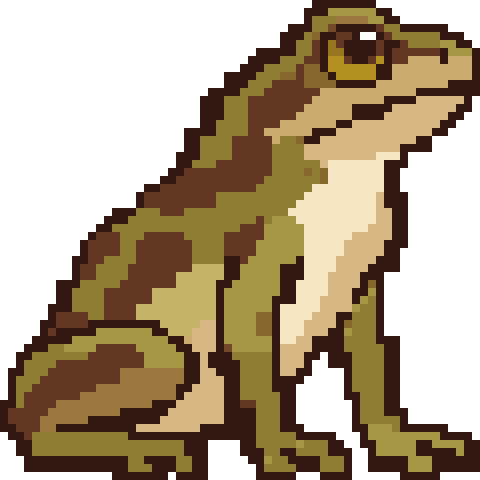
#> input picture calibration/crapaud-ang-elance-assis-x8.png, 480 x 480 px
$ python grid_reduce.py ../calibration/crapaud-ang-elance-assis-x8.png out.png
#> lines starting #> are read from the running program, lines starting #| are printed output that depends on the picture
### scripts/forge_lib.py
"""Outils communs (Pillow seul, pas de numpy) : palette, Lab, voisinage."""
import math, os

SKILL = os.path.dirname(os.path.dirname(os.path.abspath(__file__)))
PALETTE = os.path.join(SKILL, "style", "palette.hex")


# [8 lines left out: function load_palette, not called in this run]


def _lin(c):
    c /= 255.0
    return c / 12.92 if c <= 0.04045 else ((c + 0.055) / 1.055) ** 2.4


def lab(rgb):
    r, g, b = (_lin(v) for v in rgb[:3])
    x = (0.4124 * r + 0.3576 * g + 0.1805 * b) / 0.95047
    y = 0.2126 * r + 0.7152 * g + 0.0722 * b
    z = (0.0193 * r + 0.1192 * g + 0.9505 * b) / 1.08883
    f = lambda t: t ** (1 / 3) if t > 0.008856 else 7.787 * t + 16 / 116
    fx, fy, fz = f(x), f(y), f(z)
    return (116 * fy - 16, 500 * (fx - fy), 200 * (fy - fz))


def de(a, b):
    return math.dist(a, b)


class Snapper:
    # [12 lines left out: functions __init__, nearest, not called in this run]


def lum(rgb):
    return lab(rgb)[0]


N4 = ((1, 0), (-1, 0), (0, 1), (0, -1))
N8 = N4 + ((1, 1), (1, -1), (-1, 1), (-1, -1))


def opaque(px, w, h, x, y):
    return 0 <= x < w and 0 <= y < h and px[x, y][3] >= 128


# [33 lines left out: functions components, unique_path, not called in this run]


# Profils de taille. "petit" = densite des tuiles (24-30 px de haut) ; "detaille" = taille des
# personnages actuels du jeu (~64 px), plus de couleurs, reduction moins agressive.
# "natif" (defaut depuis le passage a Codex) : la taille et la palette de l'image generee.
PROFILES = {
    # PAR DEFAUT : resolution native de l'image Codex (grid_reduce), palette propre de l'image.
    "natif": {"height": 0, "width": 0, "size_range": (40, 110), "palette": False, "colors": (8, 40),
              "orphans": 0.20, "frag": 6, "noise": 0.65, "specks": 0.15, "fidelity": 14,
              "method": "grid", "screen_scale": 1.0, "simplify": 0, "max_colors": 32},
    "petit": {"height": 24, "width": 32, "colors": (5, 20), "orphans": 0.12, "frag": 2, "noise": 0.55, "specks": 0.25,
              "simplify": 12, "max_colors": 12, "method": "cells", "screen_scale": 64 / 24,
              "palette_first": False, "despeckle": 0},
    "detaille": {"height": 60, "width": 80, "colors": (8, 48), "orphans": 0.18, "frag": 6, "noise": 0.65, "specks": 0.15,
                 "simplify": 40, "max_colors": 40, "method": "cells2", "screen_scale": 1.0,
                 "palette_first": True, "despeckle": 2},
}
DEFAULT_PROFILE = "natif"

### scripts/grid_reduce.py
"""REDUCTION PAR DEFAUT du skill. Reduction « fidele a la grille » d'une image pixel art agrandie (generee par IA, grille un peu irreguliere).

Pillow seul, pas de numpy. 1 cellule de la grille detectee = 1 pixel du sprite.
Etapes :
  1. Profil de bords par colonne / par ligne (nombre de transitions de couleur nettes).
  2. Pas estime par autocorrelation du profil, puis lignes de grille choisies par programmation
     dynamique (espacement autorise 0,7-1,35 x le pas) : suit une grille qui derive localement.
  3. Couleur de cellule = mode (couleurs regroupees) du coeur de la cellule.
  4. Palette propre de l'image : fusion des quasi-doublons (Lab), plafond --max-colors.
  5. Fond blanc relie au bord -> transparent (alpha net), recadrage.

Garde la resolution native (1 case = 1 pixel) et la palette propre de l image : pas de palette
du jeu, pas de taille imposee (l ancienne reduction 64 px + palette coutait ~3 points).

Usage : python -I grid_reduce.py SRC.png OUT.png [--max-colors 32] [--merge 7] [--step P] [--debug DBG.png]
"""
import argparse, math, os, sys
from collections import Counter
from PIL import Image, ImageDraw

sys.path.insert(0, os.path.dirname(os.path.abspath(__file__)))
from forge_lib import lab


def cdiff(a, b):
    return abs(a[0] - b[0]) + abs(a[1] - b[1]) + abs(a[2] - b[2])


def edge_profiles(im, thr=45):
    w, h = im.size
    px = im.load()
    col = [0.0] * (w + 1)
    row = [0.0] * (h + 1)
    for y in range(0, h, 2):
        for x in range(2, w - 1):
            # transition entre x-1 et x (on regarde x-2 / x+1 pour encaisser le flou de 1 px)
            if cdiff(px[x - 1, y], px[x, y]) > thr and cdiff(px[x - 2, y], px[x + 1, y]) > thr:
                col[x] += 1
    for x in range(0, w, 2):
        for y in range(2, h - 1):
            if cdiff(px[x, y - 1], px[x, y]) > thr and cdiff(px[x, y - 2], px[x, y + 1]) > thr:
                row[y] += 1
    return col, row


def autocorr(prof, lo, hi):
    n = len(prof)
    m = sum(prof) / n
    d = [v - m for v in prof]
    var = sum(v * v for v in d) / n or 1
    return {lag: sum(d[i] * d[i + lag] for i in range(n - lag)) / (n - lag) / var for lag in range(lo, hi + 1)}


def est_step(profs, lo=10, hi=16):
    # plage 10-16 px : images Codex de 1024-1536 px pour ~80-120 cases ; au-dela on attrape un
    # multiple du pas (ex. 17,5 = 3 x 5,85 sur une image dessinee en blocs de 2 cases)
    """Pas commun aux deux axes (pixels carres) : somme des autocorrelations normalisees."""
    scores = {}
    for p in profs:
        for lag, s in autocorr(p, lo, hi).items():
            scores[lag] = scores.get(lag, 0) + s
    # pic local le plus haut ; on prefere le plus petit lag dont le score vaut >= 85 % du max
    mx = max(scores.values())
    peaks = [l for l in scores if scores[l] >= 0.85 * mx and scores[l] >= scores.get(l - 1, -1e18) and scores[l] >= scores.get(l + 1, -1e18)]
    lag = min(peaks) if peaks else max(scores, key=scores.get)
    # affinage sous-entier : moyenne ponderee autour du pic
    a, b, c = scores.get(lag - 1, 0), scores[lag], scores.get(lag + 1, 0)
    den = a - 2 * b + c
    off = 0.5 * (a - c) / den if den != 0 else 0
    return lag + max(-0.5, min(0.5, off))


def grid_lines(prof, step):
    """DP : positions de coupe 0..n maximisant le profil, espacement dans [0,7p ; 1,35p]."""
    n = len(prof) - 1
    # profil lisse a 3 px pour tolerer le flou
    sm = [max(prof[max(0, i - 1):i + 2]) * 0.5 + prof[i] * 0.5 for i in range(len(prof))]
    mean = sum(sm) / len(sm)
    lo, hi = max(2, int(round(step * 0.7))), int(round(step * 1.35))
    NEG = -1e18
    best = [NEG] * (n + 1)
    prev = [-1] * (n + 1)
    # premiere coupe libre dans [0, hi]
    for i in range(0, min(hi, n) + 1):
        best[i] = sm[i] - mean
    for i in range(1, n + 1):
        for d in range(lo, hi + 1):
            j = i - d
            if j < 0 or best[j] == NEG:
                continue
            v = best[j] + sm[i] - mean - 0.15 * abs(d - step) * mean
            if v > best[i]:
                best[i], prev[i] = v, j
    # derniere coupe dans [n-hi, n]
    end = max(range(max(0, n - hi), n + 1), key=lambda i: best[i])
    cuts = []
    i = end
    while i != -1:
        cuts.append(i)
        i = prev[i]
    cuts.reverse()
    if cuts[0] > 0:
        cuts.insert(0, 0)
    if cuts[-1] < n:
        cuts.append(n)
    return cuts


DARK = 210        # somme R+G+B sous laquelle une couleur compte comme trait sombre
DARK_SHARE = 0.3  # part minimale de sombre dans la cellule pour la peindre sombre


def cell_color(px, x0, x1, y0, y1):
    mx = max(1, (x1 - x0) // 6)
    my = max(1, (y1 - y0) // 6)
    xs = range(x0 + mx, max(x0 + mx + 1, x1 - mx))
    ys = range(y0 + my, max(y0 + my + 1, y1 - my))
    cnt = Counter()
    vals = {}
    for y in ys:
        for x in xs:
            c = px[x, y]
            k = (c[0] // 12, c[1] // 12, c[2] // 12)
            cnt[k] += 1
            vals.setdefault(k, []).append(c)
    total = sum(cnt.values())
    # priorite aux sombres (contour, pupille, bouche) : un trait d'une cellule decale de
    # moitie sur la grille doit rester un trait
    dark = [k for k in cnt if sum(k) * 12 < DARK]
    dn = sum(cnt[k] for k in dark)
    if dark and dn >= DARK_SHARE * total:
        k = max(dark, key=lambda q: cnt[q])
    else:
        k, _ = cnt.most_common(1)[0]
    v = vals[k]
    return tuple(sorted(p[i] for p in v)[len(v) // 2] for i in range(3))


def build_palette(colors, merge, max_colors):
    """Regroupe les couleurs de cellules (ponderees) : fusion des quasi-doublons puis plafond."""
    cnt = Counter(colors)
    clusters = []  # [sum_r, sum_g, sum_b, n]
    for c, n in cnt.most_common():
        L = lab(c)
        for cl in clusters:
            if math.dist(L, cl[4]) < merge:
                cl[0] += c[0] * n; cl[1] += c[1] * n; cl[2] += c[2] * n; cl[3] += n
                break
        else:
            clusters.append([c[0] * n, c[1] * n, c[2] * n, n, L])
    def center(cl):
        return (round(cl[0] / cl[3]), round(cl[1] / cl[3]), round(cl[2] / cl[3]))
    while len(clusters) > max_colors:
        best = None
        for i in range(len(clusters)):
            for j in range(i + 1, len(clusters)):
                d = math.dist(clusters[i][4], clusters[j][4]) * min(clusters[i][3], clusters[j][3]) ** 0.25
                if best is None or d < best[0]:
                    best = (d, i, j)
        _, i, j = best
        a, b = clusters[i], clusters[j]
        m = [a[0] + b[0], a[1] + b[1], a[2] + b[2], a[3] + b[3], None]
        m[4] = lab(center(m))
        clusters[i] = m
        del clusters[j]
    # representant = couleur reelle de cellule la plus frequente du groupe (pas la moyenne,
    # qui ternit les couleurs) : garde les teintes de l'image brute
    return [center(cl) for cl in clusters]


def main():
    ap = argparse.ArgumentParser()
    ap.add_argument("src"); ap.add_argument("out")
    ap.add_argument("--max-colors", type=int, default=32)
    ap.add_argument("--merge", type=float, default=7.0, help="distance Lab de fusion des quasi-doublons")
    ap.add_argument("--step", type=float, default=0)
    ap.add_argument("--white", type=int, default=232, help="seuil du fond blanc (min des canaux)")
    ap.add_argument("--debug", default="")
    a = ap.parse_args()
    im = Image.open(a.src).convert("RGB")
    w, h = im.size
    px = im.load()
    col, row = edge_profiles(im)
#> col = 481 values, max 132 at index 384, min 0 at index 0, mean 5.43; row = 481 values, max 156 at index 472, min 0 at index 0, mean 5.82
    sx = sy = a.step or est_step([col, row])
#> sx = 16.03; sy = 16.03
    xs = grid_lines(col, sx)
#> in grid_lines, `n = len(prof) - 1`: n = 480
#> in grid_lines, `sm = [max(prof[max(0, i - 1):i + 2]) * 0.5 + prof[i] * 0.5 for i in ra..`: sm = 481 values, max 132 at index 384, min 0 at index 0, mean 10.86
#> in grid_lines, `mean = sum(sm) / len(sm)`: mean = 10.86
#> in grid_lines, `lo, hi = max(2, int(round(step * 0.7))), int(round(step * 1.35))`: lo = 11; hi = 22
#> in grid_lines, `best = [NEG] * (n + 1)`: best = 481 items, first 6: -1e+18, -1e+18, -1e+18, -1e+18, -1e+18, -1e+18
#> in grid_lines, `prev = [-1] * (n + 1)`: prev = 481 values from -1 to -1
#> after the loop in grid_lines, `for i in range(0, min(hi, n) + 1):`: best = 481 items, first 6: -10.86, -10.86, -10.86, -10.86, -10.86, -10.86
#> after the loop in grid_lines, `for i in range(1, n + 1):`: best = 481 values, max 1059.8 at index 464, min -10.86 at index 0, mean 430.8; prev = 481 values, max 464 at index 475, min -1 at index 0, mean 225
#> in grid_lines, `end = max(range(max(0, n - hi), n + 1), key=lambda i: best[i])`: end = 464
#> the loop in grid_lines, `while i != -1:` made 30 passes
#> i on passes 1 to 8: 448, 432, 416, 400, 384, 368, 352, 336
#> after the loop in grid_lines, `while i != -1:`: cuts = 30 values, max 464 at index 0, min 8 at index 29, mean 235.6
#> xs = 32 values from 0 to 480
    ys = grid_lines(row, sy)
#> the loop in grid_lines (call 2), `while i != -1:` made 31 passes
#> i on passes 1 to 8: 456, 440, 424, 413, 400, 384, 368, 352
#> ys = 33 values from 0 to 480
    gw, gh = len(xs) - 1, len(ys) - 1
#> gw = 31; gh = 32
    cells = [[cell_color(px, xs[i], xs[i + 1], ys[j], ys[j + 1]) for i in range(gw)] for j in range(gh)]
#> cells = 32 items
    # fond : cellules quasi blanches reliees au bord
    def white(c):
        return min(c) >= a.white
    bg = [[False] * gw for _ in range(gh)]
#> bg = 32 items
    stack = [(i, j) for i in range(gw) for j in (0, gh - 1)] + [(i, j) for j in range(gh) for i in (0, gw - 1)]
#> stack = 126 pairs, first value 0 to 30, second value 0 to 31
    while stack:
        i, j = stack.pop()
        if 0 <= i < gw and 0 <= j < gh and not bg[j][i] and white(cells[j][i]):
            bg[j][i] = True
            stack += [(i + 1, j), (i - 1, j), (i, j + 1), (i, j - 1)]
#> this loop made 1622 passes
#> (i, j) on passes 1 to 3: (30, 31), (30, 30), (30, 32)
#> after the loop, stack = []
    # trous de fond enfermes (entre une patte et le ventre) : composantes blanches de >= 4 cases ;
    # le reflet de l'oeil (1-3 cases) et le blanc d'un oeil (qui entoure la pupille) restent blancs
    # distance (en cases) au fond exterieur : un vrai trou de fond (entre patte et ventre) est
    # colle au bord de la silhouette ; un reflet ou un blanc d'oeil est loin a l'interieur
    INF = 10 ** 6
    dist = [[0 if bg[j][i] else INF for i in range(gw)] for j in range(gh)]
#> dist = 32 items
    q = [(i, j) for j in range(gh) for i in range(gw) if bg[j][i]]
#> q = 374 pairs, first value 0 to 30, second value 0 to 31
    k = 0
    while k < len(q):
        i, j = q[k]; k += 1
        for di, dj in ((1, 0), (-1, 0), (0, 1), (0, -1)):
            ni, nj = i + di, j + dj
            if 0 <= ni < gw and 0 <= nj < gh and dist[nj][ni] > dist[j][i] + 1:
                dist[nj][ni] = dist[j][i] + 1
                q.append((ni, nj))
#> this loop made 992 passes
#> (i, j) on passes 1 to 3: (0, 0), (1, 0), (2, 0)
#> after the loop, k = 992; q = 992 pairs, first value 0 to 30, second value 0 to 31
    # [10 lines left out: function dark_rim, not called in this run]
    def encloses(comp):
        # blanc d'oeil : la zone blanche entoure une pupille (cases non blanches enfermees dedans) -> on la garde
        cs = set(comp)
        x0 = min(i for i, _ in comp) - 1; x1 = max(i for i, _ in comp) + 1
        y0 = min(j for _, j in comp) - 1; y1 = max(j for _, j in comp) + 1
        out_, st = set(), [(x0, y0)]
        while st:
            i, j = st.pop()
            if (i, j) in out_ or (i, j) in cs or not (x0 <= i <= x1 and y0 <= j <= y1):
                continue
            out_.add((i, j))
            st += [(i + 1, j), (i - 1, j), (i, j + 1), (i, j - 1)]
        return (x1 - x0 + 1) * (y1 - y0 + 1) - len(out_) - len(cs) > 0
    seen = [[False] * gw for _ in range(gh)]
#> seen = 32 items
    for j0 in range(gh):
        for i0 in range(gw):
            if seen[j0][i0] or bg[j0][i0] or not white(cells[j0][i0]):
                continue
            comp, st = [], [(i0, j0)]
            seen[j0][i0] = True
            while st:
                i, j = st.pop()
                comp.append((i, j))
                for di, dj in ((1, 0), (-1, 0), (0, 1), (0, -1)):
                    ni, nj = i + di, j + dj
                    if 0 <= ni < gw and 0 <= nj < gh and not seen[nj][ni] and not bg[nj][ni] and white(cells[nj][ni]):
                        seen[nj][ni] = True
                        st.append((ni, nj))
            near = min(dist[j][i] for i, j in comp)
            # NB : les petits trous blancs (< 9 cases) restent blancs ; aucune regle simple ne les
            # distingue des reflets de peau luisante (essai 16/11/2026, voir learnings.md)
            if len(comp) >= 9 and not encloses(comp) and not (near > 4 and dark_rim(comp)):
                for i, j in comp:
                    bg[j][i] = True
    fg = [cells[j][i] for j in range(gh) for i in range(gw) if not bg[j][i]]
#> fg = 607 items, first 6: (50, 22, 16), (50, 22, 16), (50, 22, 16), (50, 22, 16), (50, 22, 16), (50, 22, 16)
    pal = build_palette(fg, a.merge, a.max_colors)
#> in build_palette, `cnt = Counter(colors)`: cnt = 11 items
#> the loop in build_palette, `for c, n in cnt.most_common():` made 11 passes
#> (n, r in lab, g in lab, b in lab, x in lab, y in lab, z in lab) on passes 1 to 7: (243, 0.0319, 0.00802, 0.00518, 0.0178, 0.0129, 0.00597), (99, 0.275, 0.205, 0.0331, 0.203, 0.207, 0.0562), (95, 0.122, 0.0369, 0.0144, 0.0696, 0.0534, 0.0188), (46, 0.68, 0.474, 0.227, 0.516, 0.5, 0.262), (37, 0.376, 0.305, 0.0612, 0.29, 0.303, 0.0935), (35, 0.913, 0.784, 0.546, 0.795, 0.794, 0.578), (18, 0.604, 0.407, 0.156, 0.445, 0.431, 0.191)
#> after the loop in build_palette, `for c, n in cnt.most_common():`: cl = [402, 312, 135, 3, (45.85, 5.13, 36.96)]; clusters = 10 items
#> pal = [(50, 22, 16), (143, 125, 51), (98, 54, 32), (212, 180, 125), (165, 150, 70), (245, 229, 195), (156, 119, 62), (196, 179, 102), (134, 104, 45), (179, 145, 33)]
    pl = [lab(p) for p in pal]
#> pl = [(11.2, 13.41, 10.02), (52.67, -2.32, 41.78), (27.68, 17.41, 22.12), (74.9, 4.06, 32.32), (61.87, -4.84, 43.48), (91.41, 0.137, 18.56), (52.52, 7.77, 36.45), (72.85, -4.31, 41.29), (45.85, 5.13, 36.96), (61.61, 2.06, 59.03)]
    out = Image.new("RGBA", (gw, gh), (0, 0, 0, 0))
#> out: PIL image 31x32 RGBA; every value is 0
    op = out.load()
    cache = {}
    for j in range(gh):
        for i in range(gw):
            if bg[j][i]:
                continue
            c = cells[j][i]
            if c not in cache:
                L = lab(c)
                cache[c] = pal[min(range(len(pal)), key=lambda k: math.dist(L, pl[k]))]
            op[i, j] = cache[c] + (255,)
    bbox = out.getbbox()
    out = out.crop(bbox)
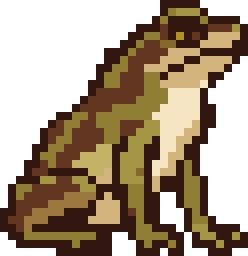
#> out: PIL image 31x32 RGBA (shown 8 times larger); mean R, G, B, A 70.2, 53.2, 32.2, 156; transparent parts drawn white
    out.save(a.out)
    used = len([c for _, c in out.getcolors(1 << 16) if c[3]])
    print(f"{os.path.basename(a.src)}: pas {sx:.2f} x {sy:.2f}, grille {gw}x{gh}, sprite {out.width}x{out.height}, {used} couleurs")
#| crapaud-ang-elance-assis-x8.png: pas 16.03 x 16.03, grille 31x32, sprite 31x32, 10 couleurs
    if a.debug:
        dbg = im.convert("RGB").copy()
        d = ImageDraw.Draw(dbg)
        for x in xs:
            d.line([(x, 0), (x, h)], fill=(255, 0, 255))
        for y in ys:
            d.line([(0, y), (w, y)], fill=(255, 0, 255))
        dbg.save(a.debug)


if __name__ == "__main__":
    main()

$ run again, on calibration/crapaud-ang-trapu-x8.png
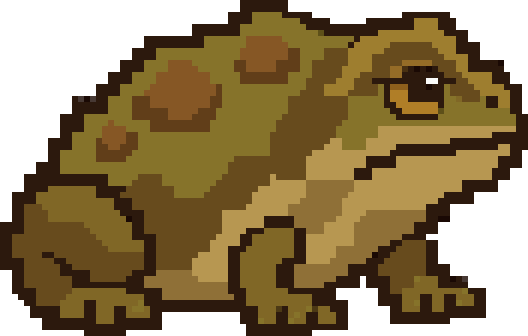
#> input picture calibration/crapaud-ang-trapu-x8.png, 528 x 336 px
#> in main, `col, row = edge_profiles(im)`: col = 529 values, max 54 at index 306, min 0 at index 0, mean 3.7; row = 337 values, max 114 at index 288, min 0 at index 0, mean 7.88
#> sx = 12
#> in grid_lines, `n = len(prof) - 1`: n = 528
#> sm = 529 values, max 54 at index 306, min 0 at index 0, mean 7.4
#> mean = 7.4
#> lo = 8; hi = 16
#> in grid_lines, `best = [NEG] * (n + 1)`: best = 529 items, first 6: -1e+18, -1e+18, -1e+18, -1e+18, -1e+18, -1e+18
#> in grid_lines, `prev = [-1] * (n + 1)`: prev = 529 values from -1 to -1
#> after the loop in grid_lines, `for i in range(0, min(hi, n) + 1):`: best = 529 items, first 6: -7.4, -7.4, -7.4, -7.4, -7.4, -7.4
#> after the loop in grid_lines, `for i in range(1, n + 1):`: best = 529 values, max 903.9 at index 522, min -13.29 at index 17, mean 445.3; prev = 529 values, max 520 at index 528, min -1 at index 0, mean 252.9
#> end = 522
#> the loop in grid_lines, `while i != -1:` made 44 passes
#> i on passes 1 to 8: 510, 498, 486, 474, 462, 450, 438, 426
#> after the loop in grid_lines, `while i != -1:`: cuts = 44 values, max 522 at index 0, min 12 at index 43, mean 268
#> xs = 46 values from 0 to 528
#> the loop in grid_lines (call 2), `while i != -1:` made 27 passes
#> i on passes 1 to 8: 312, 300, 288, 276, 264, 252, 240, 228
#> ys = 29 values from 0 to 336
#> gw = 45; gh = 28
#> cells = 28 items
#> in main, `stack = [(i, j) for i in range(gw) for j in (0, gh - 1)] + [(i, j) for..`: stack = 146 pairs, first value 0 to 44, second value 0 to 27
#> the loop in main, `while stack:` made 1410 passes
#> (i, j) on passes 1 to 3: (44, 27), (44, 26), (44, 25)
#> after the loop in main, `while stack:`: stack = []
#> dist = 28 items
#> in main, `q = [(i, j) for j in range(gh) for i in range(gw) if bg[j][i]]`: q = 316 pairs, first value 0 to 44, second value 0 to 27
#> the loop in main, `while k < len(q):` made 1260 passes
#> (i, j) on passes 1 to 3: (0, 0), (1, 0), (2, 0)
#> after the loop in main, `while k < len(q):`: k = 1260; q = 1260 pairs, first value 0 to 44, second value 0 to 27
#> seen = 28 items
#> fg = 944 items, first 6: (44, 25, 13), (44, 25, 13), (44, 25, 13), (44, 25, 13), (44, 25, 13), (44, 25, 13)
#> cnt = 15 items
#> the loop in build_palette, `for c, n in cnt.most_common():` made 15 passes
#> (n, r in lab, g in lab, b in lab, x in lab, y in lab, z in lab) on passes 1 to 7: (292, 0.0252, 0.00972, 0.00402, 0.0154, 0.0126, 0.00502), (188, 0.136, 0.0704, 0.0123, 0.0877, 0.08, 0.0208), (158, 0.238, 0.171, 0.0232, 0.172, 0.175, 0.0432), (96, 0.474, 0.309, 0.0823, 0.338, 0.328, 0.114), (66, 0.216, 0.136, 0.0194, 0.148, 0.144, 0.0356), (48, 0.275, 0.162, 0.0382, 0.187, 0.177, 0.056), (32, 0.12, 0.0482, 0.00972, 0.0718, 0.0606, 0.0159)
#> after the loop in build_palette, `for c, n in cnt.most_common():`: cl = [148, 105, 39, 2, (22.07, 7.45, 23.04)]; clusters = 13 items
#> pal = [(44, 25, 13), (103, 75, 29), (132, 111, 41), (183, 151, 81), (143, 112, 55), (97, 62, 25), (134, 87, 37), (158, 126, 47), (26, 9, 4), (176, 126, 39), (74, 52, 20), (142, 95, 28), (71, 57, 52)]
#> pl = 13 items, first 6: (10.99, 7.92, 11.13), (33.99, 6.62, 31.16), (47.54, -0.118, 40.67), (63.99, 3.32, 40.92), (49.13, 5.37, 35.8), (29.56, 11.49, 28.27)
#> in main, `out = out.crop(bbox)`:
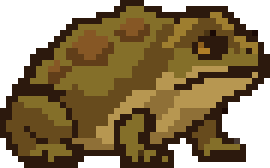
#> out: PIL image 45x28 RGBA (shown 6 times larger); mean R, G, B, A 77.8, 59, 25.5, 191; transparent parts drawn white
#| crapaud-ang-trapu-x8.png: pas 12.00 x 12.00, grille 45x28, sprite 45x28, 13 couleurs
